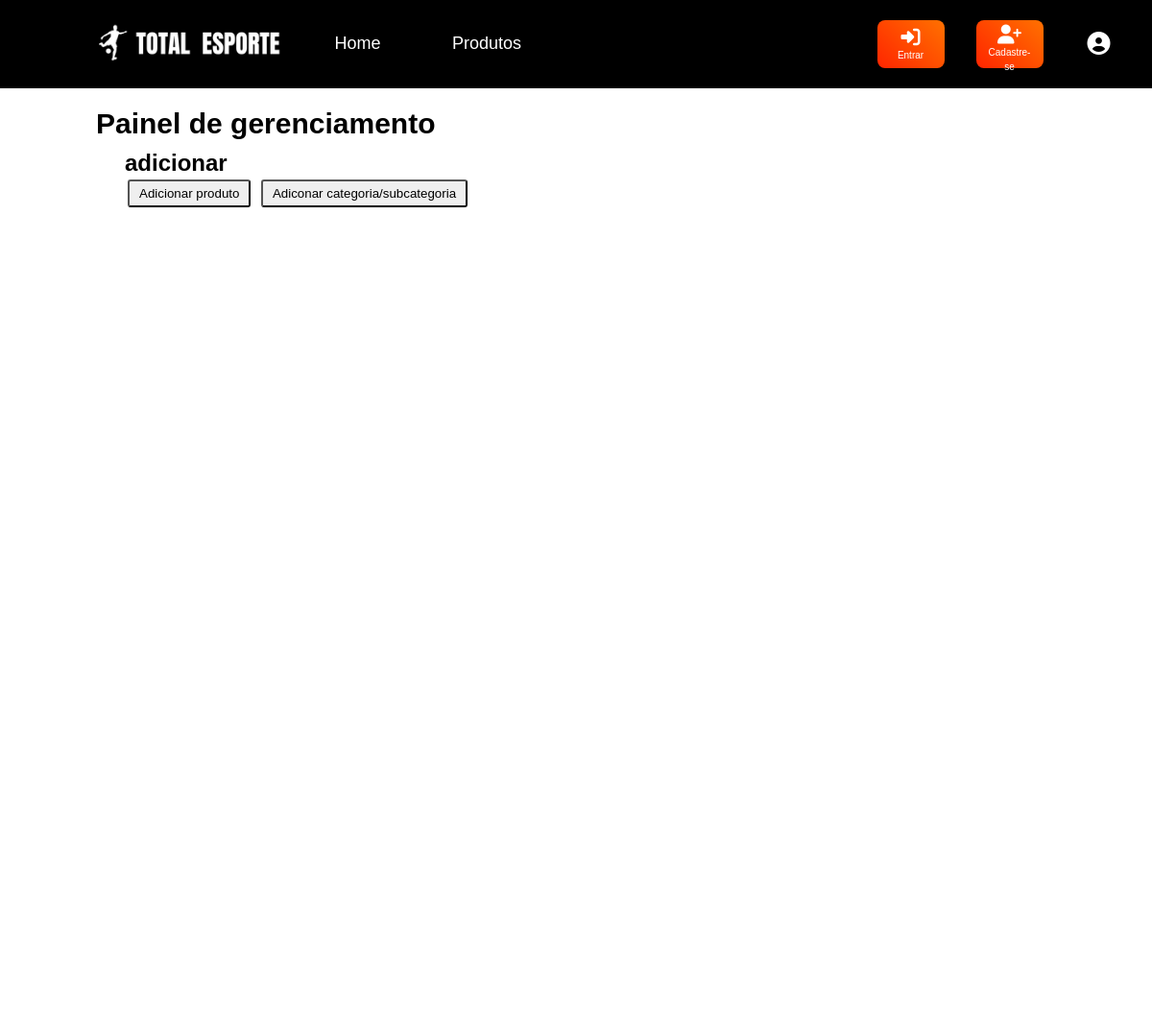
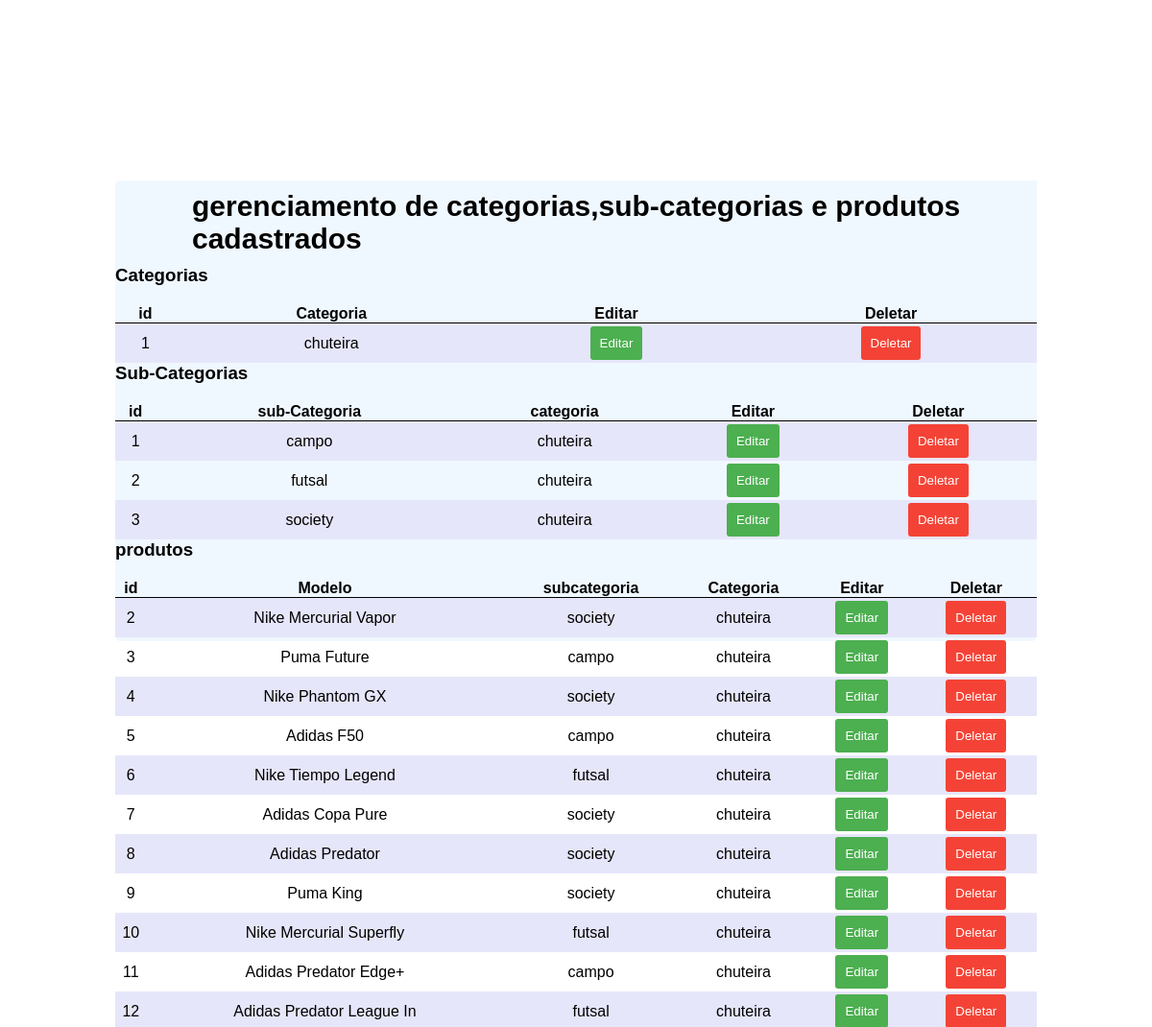
Screenshot of /TOTAL_ESPORTES/painelDeProdutos.php with the database file from the repository (2 pictures, top to bottom).
### tables this page shows
CREATE TABLE `categoria` (
  `id_categoria` int(11) NOT NULL,
  `nome_categoria` varchar(45) DEFAULT NULL
);

CREATE TABLE `sub_categoria` (
  `id_sub_categoria` int(11) NOT NULL,
  `s_categoria` varchar(45) DEFAULT NULL,
  `id_categoria` int(11) DEFAULT NULL
);

CREATE TABLE `produto` (
  `id_produto` int(11) NOT NULL,
  `modelo` varchar(50) DEFAULT NULL,
  `preco` double DEFAULT NULL,
  `tamanho` int(11) DEFAULT NULL,
  `imagem` varchar(500) DEFAULT NULL,
  `desc_breve` varchar(200) DEFAULT NULL,
  `id_categoria` int(11) DEFAULT NULL,
  `id_subcategoria` int(11) DEFAULT NULL
);

### TOTAL_ESPORTES/painelDeProdutos.php (the view, shortened to what this page needs)
<!DOCTYPE html>
<html lang="pt-br">
<head>
    <link rel="stylesheet" href="Estilos/painelDeProdutos.css">
    <link rel="stylesheet" href="Estilos/header.css">
</head>
<body>
<header>
    <div class="container">
    <div class="logo"><img src="imagens/Logo.png"></div>
    <div class="menu">
        <nav>
            <a href="index.php">Home</a>
            <a href="produtos.php">Produtos</a>
        </nav>
    </div>
    <div class="sessao">
        <button><i class="fa-solid fa-right-to-bracket"></i><Br> <a href="login.php">  Entrar  </a></button>
        <button><i class="fa-solid fa-user-plus"></i><Br> <a href="cadastro.php">  Cadastre-se  </a></button>
    </div>
    <div class="perfil">
      <button id="botao-perfil"><i class="fa-solid fa-user-circle"></i></button>
  </div>
  </div>
</header>
    <main>
        <h1>Painel de gerenciamento</h1>
        <div class="adicionar" >
            <h2>adicionar</h2>
            <a href="addprodutos.php" ><button>Adicionar produto</button></a>
            <a href="addcategoria.php" ><button  >Adiconar categoria/subcategoria</button></a>
        </div>
        <div class="painel" >
            <h1>gerenciamento de categorias,sub-categorias e produtos cadastrados</h1>
            <div class="container-lista" >
                <table> <h3>Categorias</h3>
                    <thead>
                        <tr>
                            <th>id</th>
                            <th>Categoria</th>
                            <th>Editar</th>
                            <th>Deletar</th>
                        </tr>
                    </thead>
                    <tbody>
                        <?php
                        include('Conexao/conexao.php');
                        $sql = "SELECT id_categoria, nome_categoria from categoria;";
                        $result = $conexao->query($sql);
                        if ($result->num_rows > 0){
                            while($row = $result->fetch_assoc()){
                                echo "<tr class='categoria' >";
                                echo "<td><p>" . $row['id_categoria'] . "</p></td><td><p class='edit_text' >" . $row['nome_categoria'] . "</p></td><td><button class='edit-btn'>Editar</button></td><td><button class='delete-btn'>Deletar</button></td>" ;
                                echo "</tr>";
                            }
                        }else{
                            echo ('sem resultados');
                        }
                        ?>
                    </tbody>
                </table>
            </div>
            <div class="container-lista" >
                <table> <h3>Sub-Categorias</h3>
                    <thead>
                        <tr>
                            <th>id</th>
                            <th>sub-Categoria</th>
                            <th>categoria</th>
                            <th>Editar</th>
                            <th>Deletar</th>
                        </tr>
                    </thead>
                    <tbody>
                        <?php
                        include('Conexao/conexao.php');
                        $sql = "SELECT id_sub_categoria,sub_categoria.s_categoria, categoria.nome_categoria FROM sub_categoria JOIN categoria ON sub_categoria.id_categoria = categoria.id_categoria;";
                        $result = $conexao->query($sql);
                        if ($result->num_rows > 0){
                            while($row = $result->fetch_assoc()){
                                echo "<tr class='subcategoria'>";
                                echo "<td><p>" . $row['id_sub_categoria'] . "</p></td><td><p class='edit_text' >" . $row['s_categoria'] . "</p></td><td>" . $row['nome_categoria'] . "</p></td><td><button class='edit-btn'>Editar</button></td><td><button class='delete-btn'>Deletar</button></td>" ;
                                echo "</tr>";
                            }
                        }else{
                            echo ('sem resultados');
                        }
                        ?>
                    </tbody>
                </table>
            </div>
            <div class="container-lista" >
                <table> <h3>produtos</h3>
                    <thead>
                        <tr>
                            <th>id</th>
                            <th>Modelo</th>
                            <th>subcategoria</th>
                            <th>Categoria</th>
                            <th>Editar</th>
                            <th>Deletar</th>
                        </tr>
                    </thead>
                    <tbody>
                        <?php
                        include('Conexao/conexao.php');
                        $sql = "SELECT produto.id_produto,categoria.nome_categoria ,sub_categoria.s_categoria,produto.modelo FROM produto INNER JOIN sub_categoria ON produto.id_subcategoria = sub_categoria.id_sub_categoria INNER JOIN categoria ON produto.id_categoria = categoria.id_categoria;";
                        $result = $conexao->query($sql);
                        if ($result->num_rows > 0){
                            while($row = $result->fetch_assoc()){
                                echo "<tr class='produto' >";
                                echo "<td><p>" . $row['id_produto'] . "</p></td><td><p class='edit_text' >" . $row['modelo'] . "</p></td><td>" . $row['s_categoria'] . "</td><td>" . $row['nome_categoria'] . "</td><td><button class='edit-btn'>Editar</button></td><td><button class='delete-btn'>Deletar</button></td>" ;
                                echo "</tr>";
                            }
                        }else{
                            echo ('sem resultados');
                        }
                        ?>
                    </tbody>
                </table>
            </div>
        </div>
    </main>
</body>
</html>

### TOTAL_ESPORTES/Estilos/painelDeProdutos.css (style rules this page uses)
* { padding: 0; margin: 0; box-sizing: border-box; font-family: sans-serif; }
main { width: 100%; margin-top: 20px; }
main h1 { font-size: 30px; margin-left: 100px; }
.adicionar { margin-top: 10px; margin-left: 130px; }
.painel { position: absolute; top: 70%; left: 50%; transform: translate(-50% , -50%); background-color: aliceblue; border-radius: 5px; width: 80%; height: 60vh; }
.painel h1 { margin-left: 70px; background-color: aliceblue; padding: 10px; }
table { width: 100%; border-collapse: collapse; margin-top: 20px; }
table th { border-bottom: 1px solid black; }
table tbody tr:nth-child(odd) { background-color: #E6E6FA; }
.container-lista table { width: 100%; text-align: center; }
button { padding: 5px 10px; margin: 3px; cursor: pointer; border-radius: 3px; }
.edit-btn { background-color: #4CAF50; color: white; border: none; padding: 10px; }
.delete-btn { background-color: #f44336; color: white; border: none; padding: 10px; }

### TOTAL_ESPORTES/Estilos/header.css (style rules this page uses)
.container { max-width: 1080px; display: flex; margin: auto; align-items: center; justify-content: space-between; }
header { background-color: black; width: 100%; padding: 15px; padding-left: 80px; }
.logo { width: 25%; }
.logo img { width: 200px; cursor: pointer; }
.sessao { width: 25%; display: flex; justify-content: flex-end; }
.sessao button { width: 70px; height: 50px; background-image: linear-gradient(45deg, #FF2500, #FF7100); border: none; border-radius: 8px; margin-right: 30px; cursor: pointer; }
.sessao button i { font-size: 20px; color: white; }
.sessao button a { font-size: 10px; color: white; padding-top: 10px; text-decoration: none; }
#botao-perfil { width: 50px; height: 50px; background-color: transparent; border: none; cursor: pointer; color: white; font-size: 24px; }
.menu { width: 50%; margin-top: 20px; }
.menu nav a { color: white; text-decoration: none; padding-right: 70px; font-size: 18px; position: relative; }
.menu nav a::after { content: " "; width: 0%; height: 4px; background-image: linear-gradient(45deg, #FF2500, #FF7100); position: absolute; top: 30px; left: 0%; transition: width 0.5s; }

### rows the page displays
categoria: id_categoria "1", nome_categoria "chuteira"
sub_categoria: id_sub_categoria "1", s_categoria "campo", id_categoria.nome_categoria "chuteira"
sub_categoria: id_sub_categoria "2", s_categoria "futsal", id_categoria.nome_categoria "chuteira"
sub_categoria: id_sub_categoria "3", s_categoria "society", id_categoria.nome_categoria "chuteira"
produto: id_produto "2", modelo "Nike Mercurial Vapor", id_subcategoria.s_categoria "society", id_categoria.nome_categoria "chuteira"
produto: id_produto "3", modelo "Puma Future", id_subcategoria.s_categoria "campo", id_categoria.nome_categoria "chuteira"
produto: id_produto "4", modelo "Nike Phantom GX", id_subcategoria.s_categoria "society", id_categoria.nome_categoria "chuteira"
produto: id_produto "5", modelo "Adidas F50", id_subcategoria.s_categoria "campo", id_categoria.nome_categoria "chuteira"
produto: id_produto "6", modelo "Nike Tiempo Legend", id_subcategoria.s_categoria "futsal", id_categoria.nome_categoria "chuteira"
produto: id_produto "7", modelo "Adidas Copa Pure", id_subcategoria.s_categoria "society", id_categoria.nome_categoria "chuteira"
produto: id_produto "8", modelo "Adidas Predator", id_subcategoria.s_categoria "society", id_categoria.nome_categoria "chuteira"
produto: id_produto "9", modelo "Puma King", id_subcategoria.s_categoria "society", id_categoria.nome_categoria "chuteira"
produto: id_produto "10", modelo "Nike Mercurial Superfly", id_subcategoria.s_categoria "futsal", id_categoria.nome_categoria "chuteira"
produto: id_produto "11", modelo "Adidas Predator Edge+", id_subcategoria.s_categoria "campo", id_categoria.nome_categoria "chuteira"
produto: id_produto "12", modelo "Adidas Predator League In", id_subcategoria.s_categoria "futsal", id_categoria.nome_categoria "chuteira"
